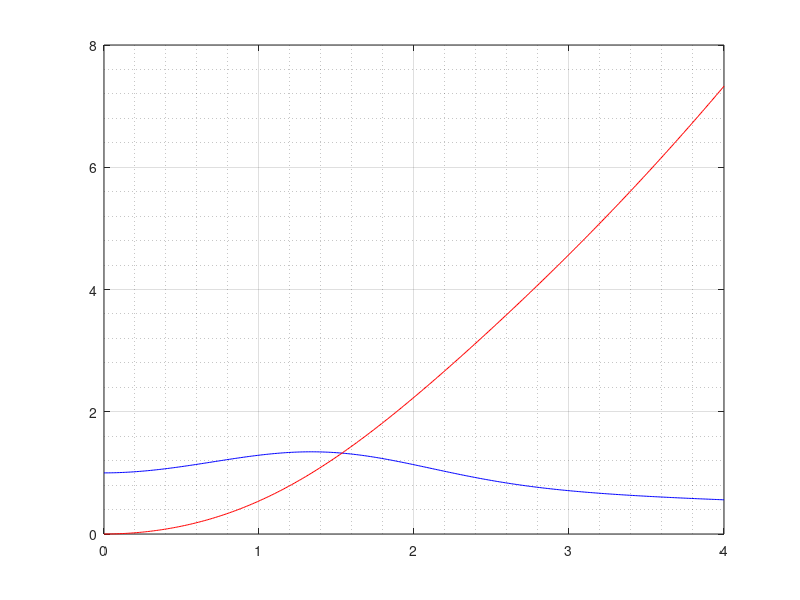
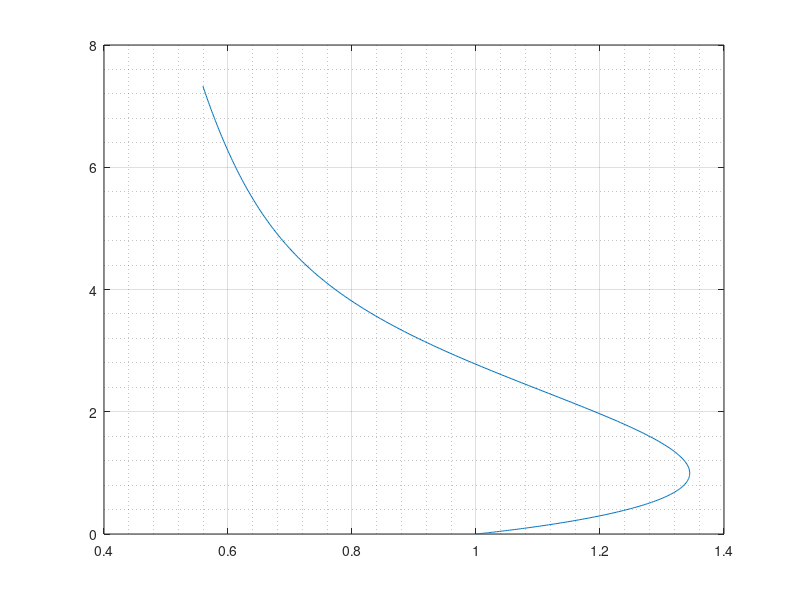

MATLAB code for these plots, in order:
% Numerical solution to the following system using RK4.
% This IVP has no known significance and is intended for 
% illustrative purposes.
%
% x' = t - xy
% y' = tx^2
% x(0) = 1
% y(0) = 0

% close any open figures
close

% Initialize stuff.
x = 1;
y = 0;
h = 0.01;
t = 0:h:4;

% Make anonymous functions for DEs
% fx, fy are always functions of t, x, y
% so script can be modified for different DEs.
fx = @(t, x, y) t - x*y;
fy = @(t, x, y) t * sqrt(x); 

% Perform RK4
for i = 2:length(t)
    % Compute 1st order slopes
    kx1 = fx(t(i-1), x(i-1), y(i-1));
    ky1 = fy(t(i-1), x(i-1), y(i-1));
    
    % Compute 2nd order slopes
    kx2 = fx(t(i-1) + h/2, x(i-1) + (h/2)*kx1, y(i-1) + (h/2)*ky1);
    ky2 = fy(t(i-1) + h/2, x(i-1) + (h/2)*kx1, y(i-1) + (h/2)*ky1);
    
    % Compute 3rd order slopes
    kx3 = fx(t(i-1) + h/2, x(i-1) + (h/2)*kx2, y(i-1) + (h/2)*ky2);
    ky3 = fy(t(i-1) + h/2, x(i-1) + (h/2)*kx2, y(i-1) + (h/2)*ky2);
    
    % Compute 4th order slopes
    kx4 = fx(t(i-1) + h, x(i-1) + h*kx3, y(i-1) + h*ky3);
    ky4 = fy(t(i-1) + h, x(i-1) + h*kx3, y(i-1) + h*ky3);
    
    % Update solutions
    x(i) = x(i-1) + (h/6) * (kx1 + 2*kx2 + 2*kx3 + kx4);
    y(i) = y(i-1) + (h/6) * (ky1 + 2*ky2 + 2*ky3 + ky4);
end

% Plot the solutions x and y vs. t
figure('Name', 'x (blue) and y (red) vs. t'),plot( t, x, 'b', t, y, 'r'),grid on, grid minor


% Plot y vs. x
figure('Name', 'x vs. y'), plot(x, y),grid on, grid minor